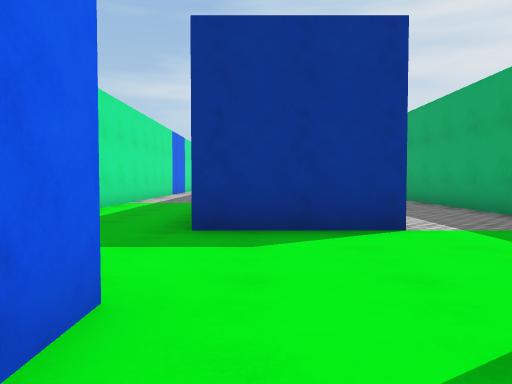
view 1 (above)

19 first-person views from a walk through a Unity game level. The camera is 1.2 m above the floor, tilts 2° down and sees 70° across. The floor is counted in squares, 2 m on a side. Each view is taken from the middle of a square. On the plan, view 1 faces up. The plan holds only what a view shows up to about 10 squares ahead; the rest is blank. The place goes on beyond the plan. The player character is not drawn. Surface patterns are stand-ins for the level's own textures.

view 2
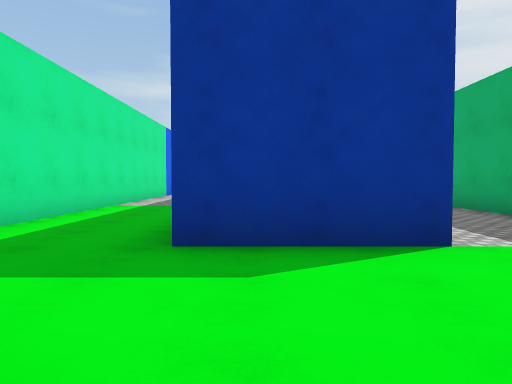

view 3
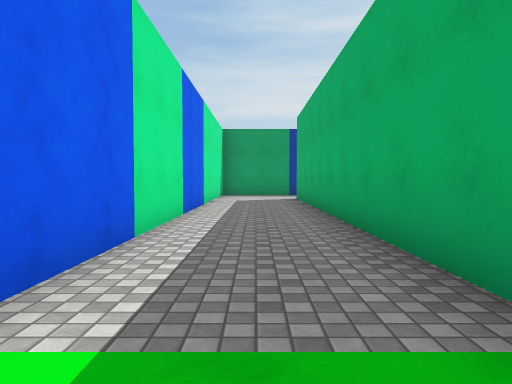

view 4
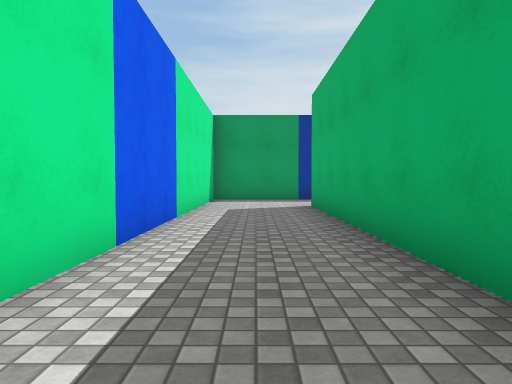

view 5
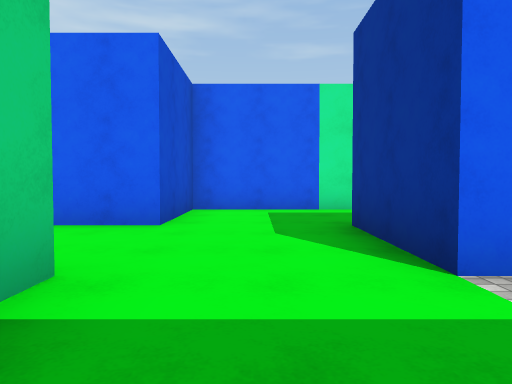

view 6
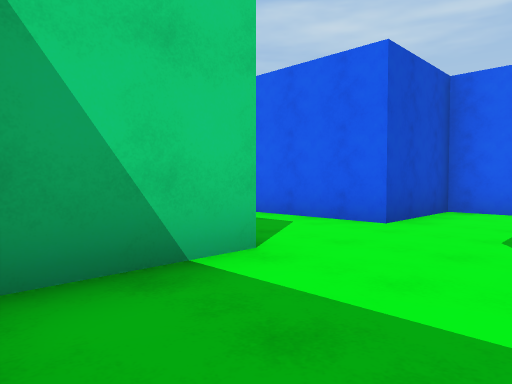

view 7
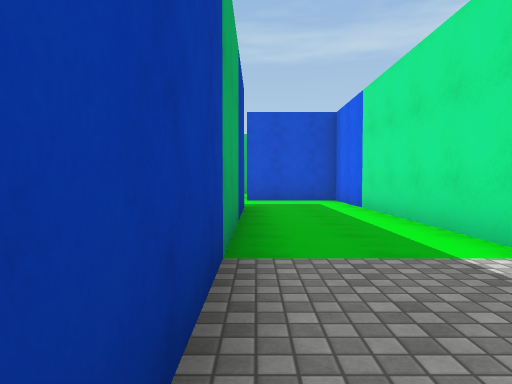

view 8
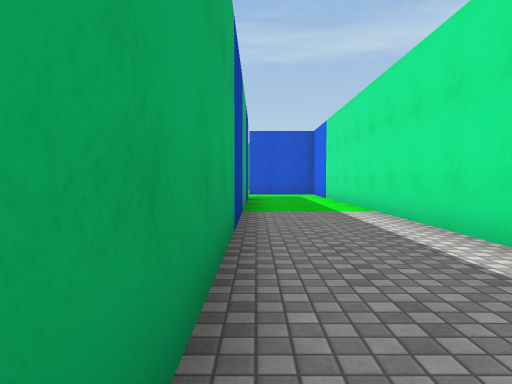

view 9
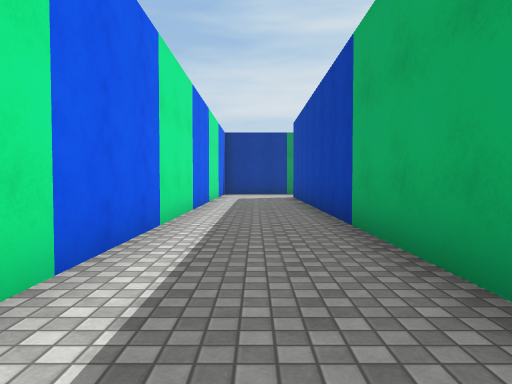

view 10
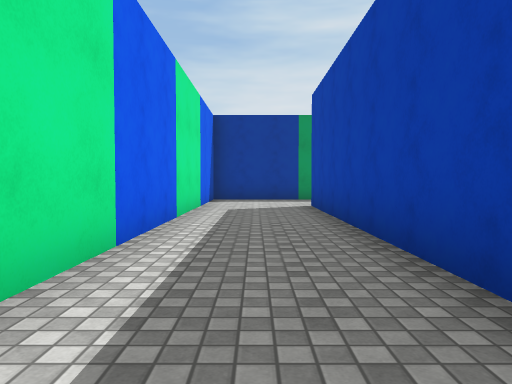

view 11
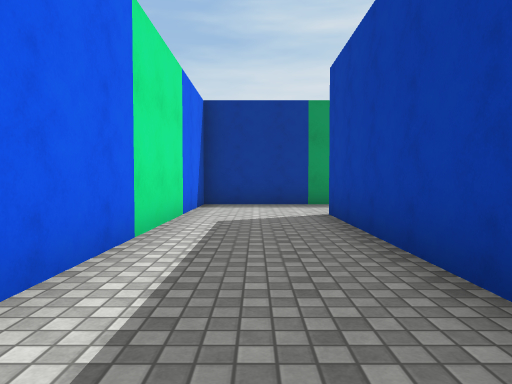

view 12
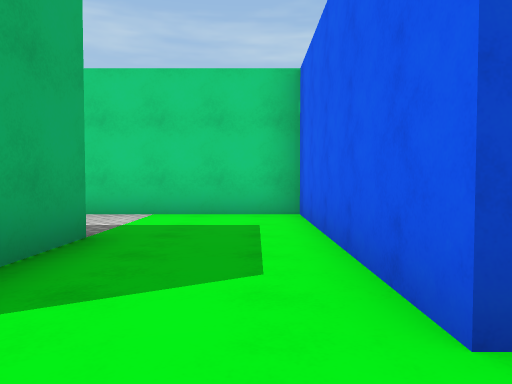

view 13
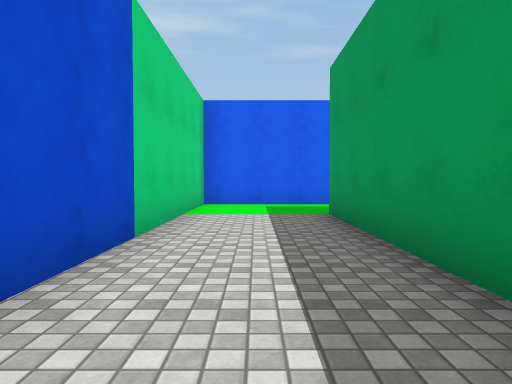

view 14
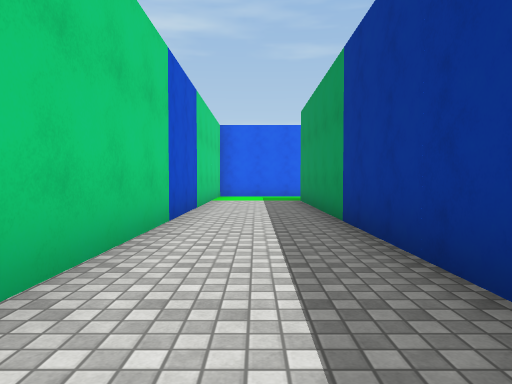

view 15
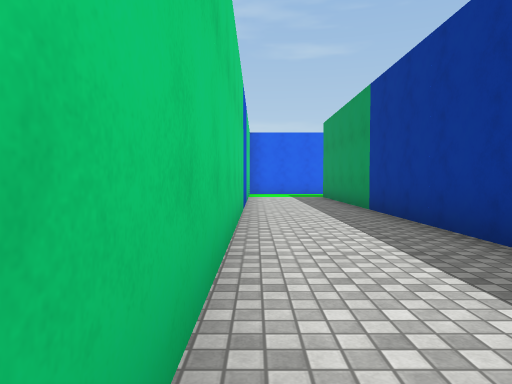

view 16
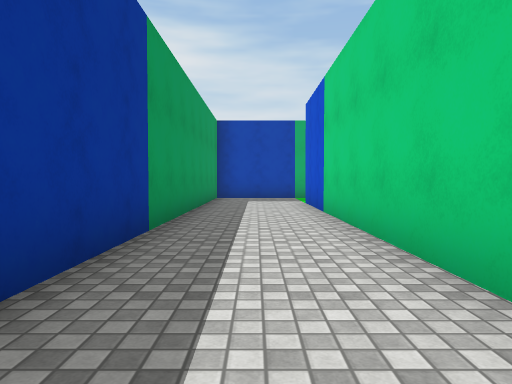

view 17
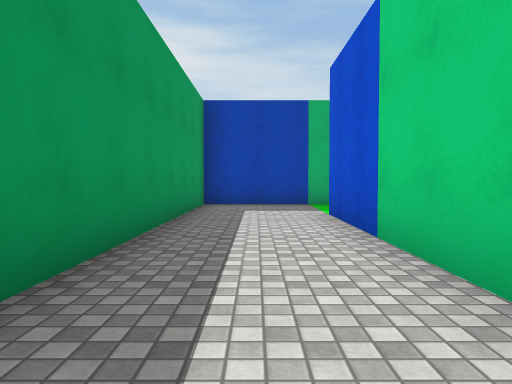

view 18
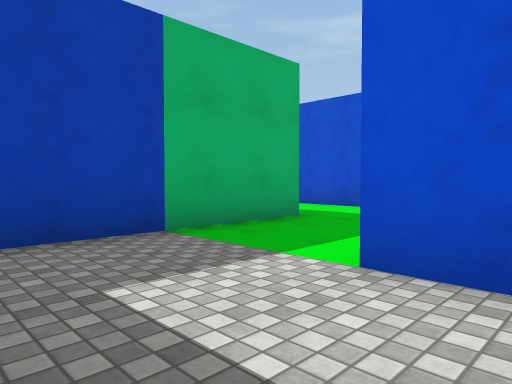

view 19
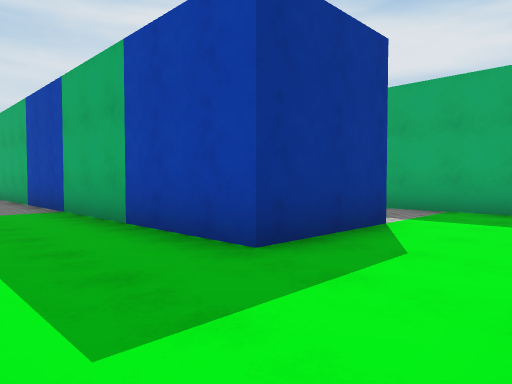

### Floor plan
Points are (right, up) in squares from view 1. A wall is a line through its corners. A room is listed if a view was taken in it or the views show most of it. See-through windows are left out.
Room 1 (views 1, 2, 3, 4, 5, 6, 7, 8, 9, 10, 11, 12, 19)
walls: (1.8, 16) (1.8, 4.3) (-0.7, 4.3) (-0.7, 24.2); (4.3, 3.2) (4.3, 14.2); (1.8, 1.8) (3.6, 1.8); (1.7, -0.7) (1.7, 0.6); (-0.1, 26.7) (-3.2, 26.7) (-3.2, 1.8) (-0.8, 1.8) (-0.8, -0.4)
ways out: opening at (0.5, 0.5) to room 2
Room 2 (views 13, 14, 15, 16, 17, 18)
walls: (21.7, -5.8) (21.7, -0.7) (1.7, -0.7); (-0.8, -0.4) (-0.8, -3.2) (19.2, -3.2)
ways out: opening at (0.5, 0.5) to room 1; opening at (20.5, -4.5)

Positions as (right, up) in squares from view 1, and headings:
1: (0, 0), facing up
2: (0, 1), facing up
3: (3, 3), facing up
4: (3, 6), facing up
5: (4, 3), facing left
6: (4, 4), facing down-left
7: (-1, 12), facing down
8: (-1, 16), facing down
9: (-2, 12), facing up
10: (-2, 16), facing up
11: (-2, 18), facing up
12: (0, 3), facing down
13: (8, -2), facing left
14: (12, -2), facing left
15: (14, -3), facing left
16: (10, -2), facing right
17: (13, -2), facing right
18: (18, -1), facing down-right
19: (-3, 2), facing up-right
